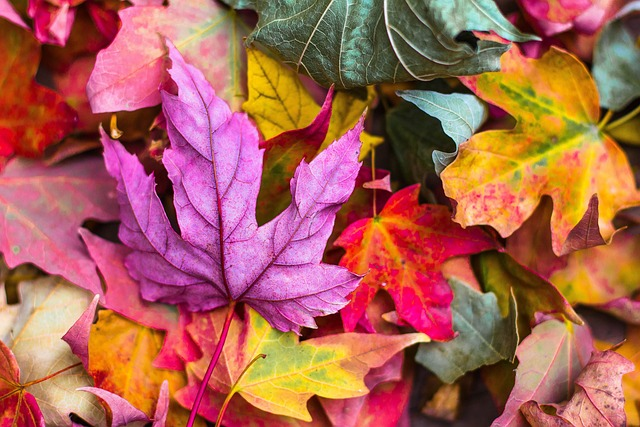
#> input picture HW4/DOC/HW4/images/1.jpg, 640 x 427 px, found by its file name
$ jupyter execute Q7.ipynb
#> lines starting #> are read from the running program, lines starting #| are printed output that depends on the picture; after the words box and inside, x2 and y2 are one past the last pixel; in counts of white or black regions, pixels touching at a corner belong together
Import some prerequisites

[cell 1]
import cv2
import numpy as np
import matplotlib.pyplot as plt
import os
import random
import math

Run this cell for plotting

[cell 2]
def plotter(img_list, r, w, gray, wr, hr, fig_name = None):
    '''
    Plots images' list with its' caption and saves result image if you want.

    Parameters:
        img_list (list): The list of tuples of image and its' caption.
        r (int): The number of row(s).
        w (int): The number of colunm(s).
        gray (bool): The flag for plotting images in grayscale mode.
        wr (int): The width of one figure.
        hr (int): The height of one figure.
        fig_name (str): The name of the image of the plot. if not set this parameter the plot doesn't save.
    '''

    plt.rcParams['figure.figsize'] = (wr, hr)
    for i in range(len(img_list)):
        plt.subplot(r, w, i + 1)
        if img_list[i][2] == 'img':
            if gray:
                plt.imshow(img_list[i][0], cmap = 'gray')
            else:
                plt.imshow(img_list[i][0])
            plt.xticks([])
            plt.yticks([])
        elif img_list[i][2] == 'hist':
            plt.bar(np.arange(len(img_list[i][0])), img_list[i][0], color = 'c')
        else:
            raise Exception("Only image or histogram. Use third parameter of tuples in img_list and set it to img or hist.")
        plt.title(img_list[i][1])
    if fig_name is not None:
        plt.savefig(fig_name + '.png')
    plt.show()

Run this cell for change polar to cartesian.

[cell 3]
def pol_to_car(rho, theta):
    '''
    Changes rho and theta of a line to two point of that line.

    Parameters:
        rho (float): The distance from the origin to the line.
        theta (float):  Angle from origin to the line.

    Returns:
        (tuple): tuple of two point of line.
    '''

    a = np.cos(theta)
    b = np.sin(theta)
    c = 1000
    x0 = a*rho
    y0 = b*rho
    x1 = int(x0 + c * (-b))
    y1 = int(y0 + c * (a))
    x2 = int(x0 - c * (-b))
    y2 = int(y0 - c * (a))
    return x1, y1, x2, y2

# part b

Implement this function to detect and remove circles in the given image.

[cell 4]
def remove_circles(image):
    '''
    Returns the image which circles have been removed.

    Parameters:
        image (numpy.ndarray): The input image.

    Returns:
        out_img (numpy.ndarray): The result image.
    '''
    out_img = image.copy()

    # Convert image to gray scale as cv2.HoughCircles only work with grayscale
    gray = cv2.cvtColor(image, cv2.COLOR_BGR2GRAY)

    # Use Hough Circles to detect circles in the gray image
    circles = cv2.HoughCircles(gray, cv2.HOUGH_GRADIENT, 1, 20, param1=50, param2=30, minRadius=0, maxRadius=100)

    # If circles are detected, remove them from the original image
    if circles is not None:
        circles = np.round(circles[0, :]).astype("int")
        for (x, y, r) in circles:
            cv2.circle(out_img, (x, y), r+2, (0, 0, 0), -1)

    return out_img

Test your implementation (dont change this cell)

[cell 5]
image_list = []

image = cv2.imread(os.path.join('images', '1.jpg'))
#> image is the input picture: shape (427, 640, 3); mean B, G, R 85.4, 97.6, 170.5
image_list.append([cv2.cvtColor(image, cv2.COLOR_BGR2RGB), 'source', 'img'])

out_img_a = remove_circles(image)
#> in remove_circles, `gray = cv2.cvtColor(image, cv2.COLOR_BGR2GRAY)`:
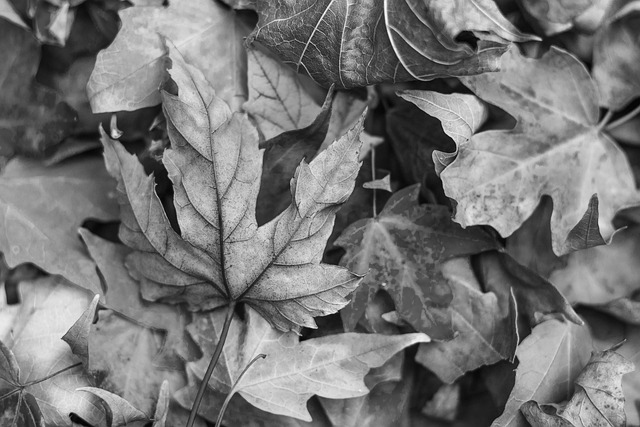
#> gray: shape (427, 640); min 2, max 254, mean 118
#> in remove_circles, `circles = cv2.HoughCircles(gray, cv2.HOUGH_GRADIENT, 1, 20, param1=50,..`: circles = 317 rows, first 8: [380.5, 123.5, 99.4], [412.5, 148.5, 99.4], [133.5, 159.5, 99.4], [440.5, 129.5, 99.4], [104.5, 170.5, 99.4], [386.5, 158.5, 99.4], [410.5, 114.5, 99.4], [168.5, 320.5, 99.4]
#> in remove_circles, `circles = np.round(circles[0, :]).astype("int")`: circles = 317 rows, first 8: [380, 124, 99], [412, 148, 99], [134, 160, 99], [440, 130, 99], [104, 170, 99], [386, 158, 99], [410, 114, 99], [168, 320, 99]
#> the loop in remove_circles, `for (x, y, r) in circles:` made 317 passes

image_list.append([cv2.cvtColor(out_img_a, cv2.COLOR_BGR2RGB), 'detect circles', 'img'])

plotter(image_list, 1, 2, True, 20, 10, 'q4a')
#> the loop in plotter, `for i in range(len(img_list)):` made 2 passes

# part c

Implement this function to detect lines in the given image with hough algorithm.

[cell 6]
def detect_lines_hough(image):
    '''
    Returns the image which lines have been detected.

    Parameters:
        image (numpy.ndarray): The input image.

    Returns:
        out_img (numpy.ndarray): The result image.
    '''
    out_img = image.copy()

    # Convert the image to grayscale
    gray = cv2.cvtColor(image, cv2.COLOR_BGR2GRAY)

    # Apply edge detection to the grayscale image
    edges = cv2.Canny(gray, 40, 90, apertureSize=3)

    # Apply Probabilistic Hough Line Transform to the edge detected image
    # Using cv2.HoughLinesP
    lines = cv2.HoughLinesP(edges, 1, np.pi / 180, threshold=0)

    # Draw the lines on the original image
    if lines is not None:
        for line in lines:
            x1, y1, x2, y2 = line[0]
            cv2.line(out_img, (x1, y1), (x2, y2), (255, 255, 255), 2)

    return out_img

[cell 7]
# Using cv2.HoughLines

def detect_lines_hough_extra(image):
    '''
    Returns the image which lines have been detected.

    Parameters:
        image (numpy.ndarray): The input image.

    Returns:
        out_img (numpy.ndarray): The result image.
    '''
    out_img = image.copy()

    # Convert the image to grayscale
    gray = cv2.cvtColor(image, cv2.COLOR_BGR2GRAY)

    # Apply edge detection to the grayscale image
    edges = cv2.Canny(gray, 40, 90, apertureSize=3)

    # Apply Hough Line Transform to the edge detected image
    lines = cv2.HoughLines(edges, 1, np.pi / 90, 50)

    # Draw the lines on the original image
    if lines is not None:
        for line in lines:
            rho, theta = line[0]
            x1, y1, x2, y2 = pol_to_car(rho, theta)
            cv2.line(out_img, (x1, y1), (x2, y2), (255, 255, 255), 2)

    return out_img

Test your implementation (dont change this cell)

[cell 8]
image_list = []

# image = cv2.imread(os.path.join('images', 'q4a.png'))
image_list.append([cv2.cvtColor(out_img_a, cv2.COLOR_BGR2RGB), 'source', 'img'])

out_img_b = detect_lines_hough(out_img_a)
#> in detect_lines_hough, `edges = cv2.Canny(gray, 40, 90, apertureSize=3)`:
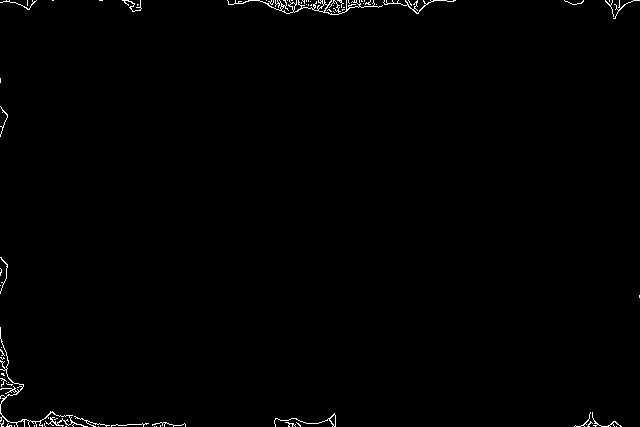
#> edges: shape (427, 640); 0.7% white in thin lines or dots
#> in detect_lines_hough, `lines = cv2.HoughLinesP(edges, 1, np.pi / 180, threshold=0)`: lines = 1248 rows, first 6: [0, 338, 0, 327], [30, 420, 30, 420], [275, 419, 275, 418], [4, 124, 4, 122], [339, 7, 339, 7], [7, 384, 7, 384]
#> the loop in detect_lines_hough, `for line in lines:` made 1248 passes
#> after the loop in detect_lines_hough, `for line in lines:`:
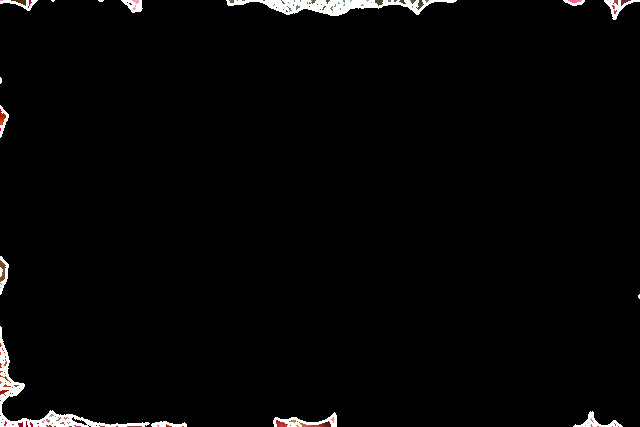
#> out_img: shape (427, 640, 3); mean B, G, R 4.7, 4.8, 5

image_list.append([cv2.cvtColor(out_img_b, cv2.COLOR_BGR2RGB), 'detect lines', 'img'])

plotter(image_list, 1, 2, True, 20, 10, 'q4b')
#> call 2 of plotter, with r = 1, w = 2, gray = True, wr = 20, hr = 10, fig_name = 'q4b'
#> the loop in plotter (call 2), `for i in range(len(img_list)):` made 2 passes
#> in plotter (call 2), `plt.savefig(fig_name + '.png')`:
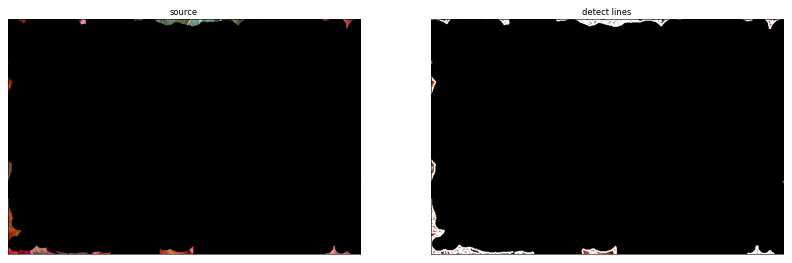
#> figure drawn by matplotlib, 2 panels

[cell 9]
image_list = []

image_list.append([cv2.cvtColor(out_img_a, cv2.COLOR_BGR2RGB), 'source', 'img'])

out_img_b = detect_lines_hough_extra(out_img_a)
#> in detect_lines_hough_extra, `lines = cv2.HoughLines(edges, 1, np.pi / 90, 50)`: lines = 15 rows, first 8: [0, 1.57], [3, 1.57], [425, 1.57], [-7, 1.61], [6, 1.57], [16, 1.54], [419, 1.61], [32, 1.5]
#> the loop in detect_lines_hough_extra, `for line in lines:` made 15 passes
#> (rho, theta, a in pol_to_car, b in pol_to_car, x0 in pol_to_car, y0 in pol_to_car, x1, y1) on passes 1 to 12: (0, 1.57, -4.37e-08, 1, 0, 0, -1000, 0), (3, 1.57, -4.37e-08, 1, -1.31e-07, 3, -1000, 2), (425, 1.57, -4.37e-08, 1, -1.86e-05, 425, -1000, 424), (-7, 1.61, -0.0349, 0.999, 0.244, -7, -999, -41), (6, 1.57, -4.37e-08, 1, -2.62e-07, 6, -1000, 5), (16, 1.54, 0.0349, 0.999, 0.558, 15.99, -998, 50), (419, 1.61, -0.0349, 0.999, -14.62, 418.7, -1014, 383), (32, 1.5, 0.0698, 0.998, 2.23, 31.92, -995, 101), (19, 1.54, 0.0349, 0.999, 0.663, 18.99, -998, 53), (-9, 1.61, -0.0349, 0.999, 0.314, -8.99, -999, -43), (0, 0, 1, 0, 0, 0, 0, 1000), (-4, 1.61, -0.0349, 0.999, 0.14, -4, -999, -38)
#> after the loop in detect_lines_hough_extra, `for line in lines:`:
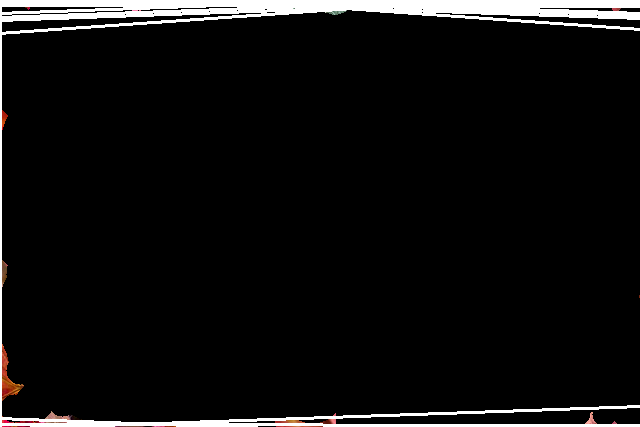
#> out_img: shape (427, 640, 3); mean B, G, R 14.7, 14.8, 15.2

image_list.append([cv2.cvtColor(out_img_b, cv2.COLOR_BGR2RGB), 'detect lines (extra)', 'img'])

plotter(image_list, 1, 2, True, 20, 10, 'q4b_extra')

# part d

[cell 10]
from operator import itemgetter

def find_shapes(iamge):
    out_img = image.copy()

    gray = cv2.cvtColor(out_img, cv2.COLOR_BGR2GRAY)

    edges = cv2.Canny(gray, 50, 150, apertureSize=3)

    contours, hierarchy = cv2.findContours(edges, cv2.RETR_TREE, cv2.CHAIN_APPROX_SIMPLE)

    detected_shapes = set()

    for contour in contours:
        epsilon = 0.01 * cv2.arcLength(contour, True)
        approx = cv2.approxPolyDP(contour, epsilon, True)
        shape_tuple = (approx, cv2.boundingRect(approx))

        vertices = len(shape_tuple[0])

        shape_class = 'Unknown'

        x, y, w, h = shape_tuple[1]
        aspect_ratio = w / float(h)

        if vertices == 3:
            shape_class = "Triangle"
        elif vertices == 4:
            if aspect_ratio > 0.9 and aspect_ratio < 1.1:
                shape_class = "Square"
            else:
                shape_class = "Rectangle"
        elif vertices == 5:
            shape_class = "Pentagon"
        elif vertices < 8 and vertices >= 5:
            shape_class = "Polygon"
        elif vertices >= 8:
            shape_class = "Circle"
        if shape_class in detected_shapes:
            continue

        detected_shapes.add(shape_class)

        loc = (x, y - 7)

        out_img = cv2.drawContours(out_img, [shape_tuple[0]], 0, (0, 0, 255), 2)
        for point in shape_tuple[0]:
            cv2.circle(out_img, tuple(point[0]), 3, (0,255,0), -1)
        cv2.putText(out_img, shape_class, loc, cv2.FONT_HERSHEY_SIMPLEX, 0.7, (0, 0, 255), 2)

    return out_img

[cell 11]
image_list = []

image = cv2.imread(os.path.join('images', '7.jpg'))
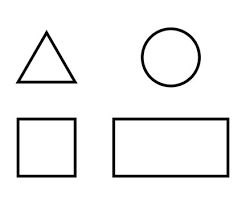
#> input picture HW3/DOC/HW3/Q7/7.jpg, 246 x 205 px, found by its file name
#> image is the input picture: shape (205, 246, 3); min 0, max 255, mean 242
image_list.append([cv2.cvtColor(image, cv2.COLOR_BGR2RGB), 'source', 'img'])

out_img_a = find_shapes(image)
#> in find_shapes, `edges = cv2.Canny(gray, 50, 150, apertureSize=3)`:
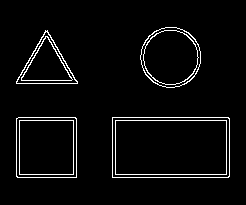
#> edges: shape (205, 246); 3.9% white in thin lines or dots, all inside (x1, y1, x2, y2) = (16, 27, 230, 178)
#> in find_shapes, `contours, hierarchy = cv2.findContours(edges, cv2.RETR_TREE, cv2.CHAIN..`: contours = 16 contours; largest, box (x1, y1, x2, y2) and area: (112, 117, 230, 178) 7019, (112, 117, 230, 178) 7015, (115, 120, 227, 175) 5994, (115, 120, 227, 175) 5992, (16, 117, 77, 178) 3598
#> the loop in find_shapes, `for contour in contours:` made 16 passes
#> (epsilon, approx, vertices, shape_class, x, y, w, h) on passes 1, 5: (3.53, [[112, 117], [112, 177], [229, 176], [228, 117]], 4, 'Rectangle', 112, 117, 118, 61), (2.38, [[16, 118], [17, 177], [76, 177], [75, 117]], 4, 'Square', 16, 117, 61, 61)
#> (epsilon, shape_tuple, vertices, shape_class, x, y, w, h) on pass 9: (1.94, ([[45, 30], [16, 83], [77, 83]], (16, 30, 62, 54)), 3, 'Triangle', 16, 30, 62, 54)
#> pass 1, in find_shapes, `out_img = cv2.drawContours(out_img, [shape_tuple[0]], 0, (0, 0, 255), 2)`:
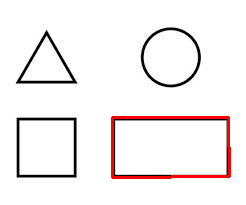
#> out_img: shape (205, 246, 3); 2.09% of pixels changed, all inside (x1, y1, x2, y2) = (111, 116, 231, 179)
#> after the loop in find_shapes, `for contour in contours:`:
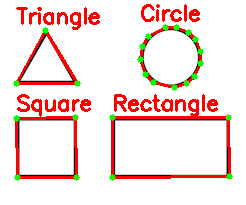
#> out_img: shape (205, 246, 3); 9.23% of pixels changed, all inside (x1, y1, x2, y2) = (13, 4, 233, 181)
#> after the loop in find_shapes, `for contour in contours:`: detected_shapes = 4 items

image_list.append([cv2.cvtColor(out_img_a, cv2.COLOR_BGR2RGB), 'Shape Contours', 'img'])

plotter(image_list, 1, 2, True, 20, 10, 'q4c')
#> call 4 of plotter, with r = 1, w = 2, gray = True, wr = 20, hr = 10, fig_name = 'q4c'
#> the loop in plotter (call 4), `for i in range(len(img_list)):` made 2 passes
#> in plotter (call 4), `plt.savefig(fig_name + '.png')`:
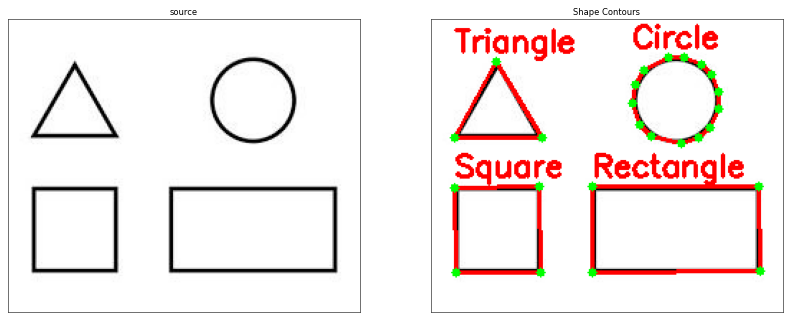
#> figure drawn by matplotlib, 2 panels
